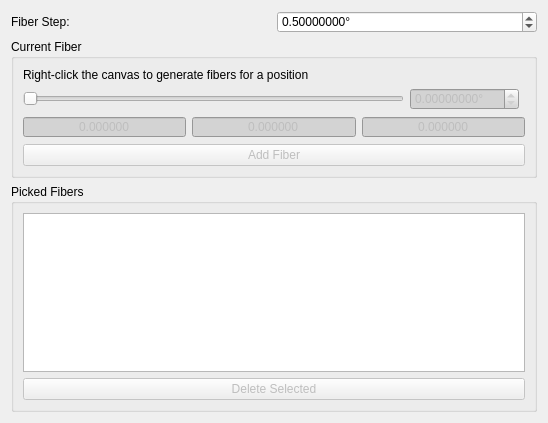
<?xml version="1.0" encoding="UTF-8"?>
<ui version="4.0">
 <class>hand_picked_fibers_widget</class>
 <widget class="QWidget" name="hand_picked_fibers_widget">
  <property name="geometry">
   <rect>
    <x>0</x>
    <y>0</y>
    <width>548</width>
    <height>423</height>
   </rect>
  </property>
  <property name="minimumSize">
   <size>
    <width>0</width>
    <height>0</height>
   </size>
  </property>
  <property name="windowTitle">
   <string>Edit Overlay</string>
  </property>
  <property name="styleSheet">
   <string notr="true">QDoubleSpinBox:disabled {background-color: LightGray;}
</string>
  </property>
  <layout class="QGridLayout" name="gridLayout">
   <item row="0" column="0">
    <widget class="QLabel" name="fiber_step_label">
     <property name="text">
      <string>Fiber Step:</string>
     </property>
    </widget>
   </item>
   <item row="0" column="1">
    <widget class="ScientificDoubleSpinBox" name="fiber_step">
     <property name="keyboardTracking">
      <bool>false</bool>
     </property>
     <property name="suffix">
      <string>°</string>
     </property>
     <property name="decimals">
      <number>8</number>
     </property>
     <property name="minimum">
      <double>0.000000000000000</double>
     </property>
     <property name="maximum">
      <double>360.000000000000000</double>
     </property>
     <property name="singleStep">
      <double>0.100000000000000</double>
     </property>
     <property name="value">
      <double>0.500000000000000</double>
     </property>
    </widget>
   </item>
   <item row="1" column="0" colspan="2">
    <widget class="QGroupBox" name="current_group">
     <property name="sizePolicy">
      <sizepolicy hsizetype="Preferred" vsizetype="Preferred">
       <horstretch>0</horstretch>
       <verstretch>0</verstretch>
      </sizepolicy>
     </property>
     <property name="title">
      <string>Current Fiber</string>
     </property>
     <layout class="QGridLayout" name="gridLayout_15">
      <item row="5" column="0" colspan="3">
       <layout class="QHBoxLayout" name="current_orientation_layout">
        <item>
         <widget class="ScientificDoubleSpinBox" name="current_orientation_0">
          <property name="enabled">
           <bool>false</bool>
          </property>
          <property name="alignment">
           <set>Qt::AlignCenter</set>
          </property>
          <property name="readOnly">
           <bool>true</bool>
          </property>
          <property name="buttonSymbols">
           <enum>QAbstractSpinBox::NoButtons</enum>
          </property>
          <property name="keyboardTracking">
           <bool>false</bool>
          </property>
          <property name="decimals">
           <number>6</number>
          </property>
          <property name="minimum">
           <double>-10.000000000000000</double>
          </property>
          <property name="maximum">
           <double>10.000000000000000</double>
          </property>
         </widget>
        </item>
        <item>
         <widget class="ScientificDoubleSpinBox" name="current_orientation_1">
          <property name="enabled">
           <bool>false</bool>
          </property>
          <property name="alignment">
           <set>Qt::AlignCenter</set>
          </property>
          <property name="readOnly">
           <bool>true</bool>
          </property>
          <property name="buttonSymbols">
           <enum>QAbstractSpinBox::NoButtons</enum>
          </property>
          <property name="keyboardTracking">
           <bool>false</bool>
          </property>
          <property name="decimals">
           <number>6</number>
          </property>
          <property name="minimum">
           <double>-10.000000000000000</double>
          </property>
          <property name="maximum">
           <double>10.000000000000000</double>
          </property>
         </widget>
        </item>
        <item>
         <widget class="ScientificDoubleSpinBox" name="current_orientation_2">
          <property name="enabled">
           <bool>false</bool>
          </property>
          <property name="alignment">
           <set>Qt::AlignCenter</set>
          </property>
          <property name="readOnly">
           <bool>true</bool>
          </property>
          <property name="buttonSymbols">
           <enum>QAbstractSpinBox::NoButtons</enum>
          </property>
          <property name="keyboardTracking">
           <bool>false</bool>
          </property>
          <property name="decimals">
           <number>6</number>
          </property>
          <property name="minimum">
           <double>-10.000000000000000</double>
          </property>
          <property name="maximum">
           <double>10.000000000000000</double>
          </property>
         </widget>
        </item>
       </layout>
      </item>
      <item row="6" column="0" colspan="3">
       <widget class="QPushButton" name="add_button">
        <property name="enabled">
         <bool>false</bool>
        </property>
        <property name="text">
         <string>Add Fiber</string>
        </property>
       </widget>
      </item>
      <item row="0" column="0" colspan="2">
       <widget class="QLabel" name="current_label">
        <property name="text">
         <string>Right-click the canvas to generate fibers for a position</string>
        </property>
       </widget>
      </item>
      <item row="3" column="0">
       <widget class="QSlider" name="current_slider">
        <property name="enabled">
         <bool>false</bool>
        </property>
        <property name="maximum">
         <number>719</number>
        </property>
        <property name="orientation">
         <enum>Qt::Horizontal</enum>
        </property>
       </widget>
      </item>
      <item row="3" column="1">
       <widget class="ScientificDoubleSpinBox" name="current_angle">
        <property name="enabled">
         <bool>false</bool>
        </property>
        <property name="keyboardTracking">
         <bool>false</bool>
        </property>
        <property name="suffix">
         <string>°</string>
        </property>
        <property name="decimals">
         <number>8</number>
        </property>
        <property name="maximum">
         <double>360.000000000000000</double>
        </property>
       </widget>
      </item>
     </layout>
    </widget>
   </item>
   <item row="2" column="0" colspan="2">
    <widget class="QGroupBox" name="picked_group">
     <property name="sizePolicy">
      <sizepolicy hsizetype="Preferred" vsizetype="Preferred">
       <horstretch>0</horstretch>
       <verstretch>0</verstretch>
      </sizepolicy>
     </property>
     <property name="title">
      <string>Picked Fibers</string>
     </property>
     <layout class="QGridLayout" name="gridLayout_16">
      <item row="0" column="0">
       <widget class="QTableWidget" name="picked_table">
        <property name="selectionBehavior">
         <enum>QAbstractItemView::SelectRows</enum>
        </property>
        <attribute name="horizontalHeaderVisible">
         <bool>false</bool>
        </attribute>
        <attribute name="horizontalHeaderStretchLastSection">
         <bool>true</bool>
        </attribute>
       </widget>
      </item>
      <item row="1" column="0">
       <widget class="QPushButton" name="delete_selected">
        <property name="enabled">
         <bool>false</bool>
        </property>
        <property name="text">
         <string>Delete Selected</string>
        </property>
       </widget>
      </item>
     </layout>
    </widget>
   </item>
  </layout>
 </widget>
 <customwidgets>
  <customwidget>
   <class>ScientificDoubleSpinBox</class>
   <extends>QDoubleSpinBox</extends>
   <header>scientificspinbox.h</header>
  </customwidget>
 </customwidgets>
 <tabstops>
  <tabstop>fiber_step</tabstop>
  <tabstop>current_slider</tabstop>
  <tabstop>current_angle</tabstop>
  <tabstop>current_orientation_0</tabstop>
  <tabstop>current_orientation_1</tabstop>
  <tabstop>current_orientation_2</tabstop>
  <tabstop>add_button</tabstop>
  <tabstop>picked_table</tabstop>
  <tabstop>delete_selected</tabstop>
 </tabstops>
 <resources/>
 <connections/>
</ui>
